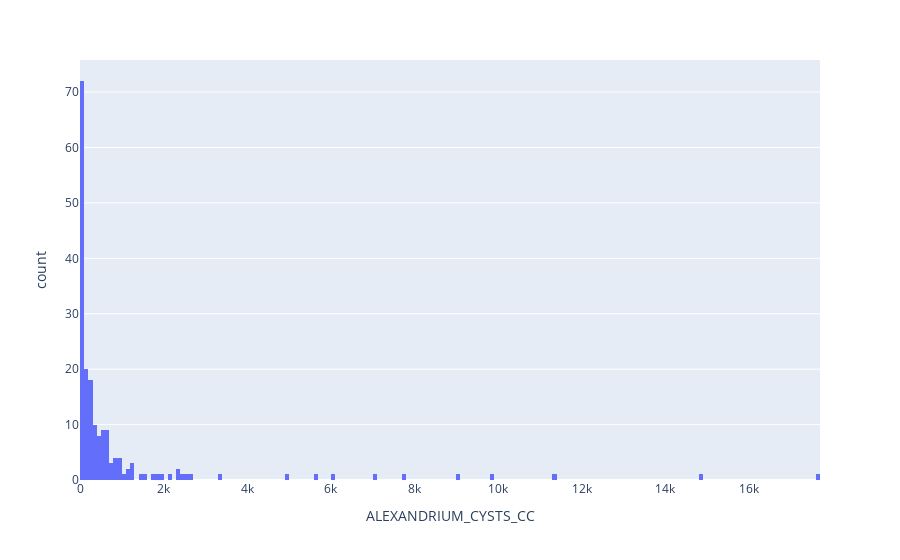

The cell this chart's notebook holds for it:
### Code cell
fig = px.histogram(DFAlex,
                x = 'ALEXANDRIUM_CYSTS_CC',
                  nbins = 200)
fig.show()

### Figure 1 — Plotly figure (JSON) as saved in the notebook; plotly's stock layout.template omitted (floating-point values rounded to 4 significant figures; data arrays with more than 128 entries replaced by an {"elided": "..."} marker saying what was removed)
{"data": [{"alignmentgroup": "True", "bingroup": "x", "hovertemplate": "ALEXANDRIUM_CYSTS_CC=%{x}<br>count=%{y}<extra></extra>", "legendgroup": "", "marker": {"color": "#636efa", "pattern": {"shape": ""}}, "name": "", "nbinsx": 200, "offsetgroup": "", "orientation": "v", "showlegend": false, "type": "histogram", "x": {"elided": "185 int values"}, "xaxis": "x", "yaxis": "y"}], "layout": {"autosize": true, "barmode": "relative", "legend": {"tracegroupgap": 0}, "margin": {"t": 60}, "xaxis": {"anchor": "y", "autorange": true, "domain": [0, 1], "range": [-0.5, 17700.0], "title": {"text": "ALEXANDRIUM_CYSTS_CC"}, "type": "linear"}, "yaxis": {"anchor": "x", "autorange": true, "domain": [0, 1], "range": [0, 75.79], "title": {"text": "count"}}}}
